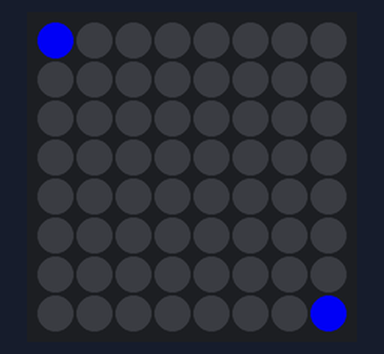
Bench run of a program on a simulated Raspberry Pi (BCM pin numbers) with a Sense HAT. Shown: the Sense HAT's 8×8 RGB LED matrix. At 0.0 s the program stops and its outputs stay as they are.

Above: at 0.1 s.

The program:

Example4.py
```python
# Show Message Example
#This program will let you display a scrolling message on the LED matrix of the SenseHat

#import senseHat library
from sense_hat import SenseHat
# a library is a set of code that can be referenced in a program. It has books (functions) that can be opened to help with tasks.

#we have to declare how we want to call the libary we imported. This will allow the program to use the books (functions) that are in the library
sense = SenseHat()

#now use the sense libary we will use the set_pixel to make two blue pixels
sense.set_pixel(0,0, (0,0,225))
sense.set_pixel(7,7, (0,0,225))
```
